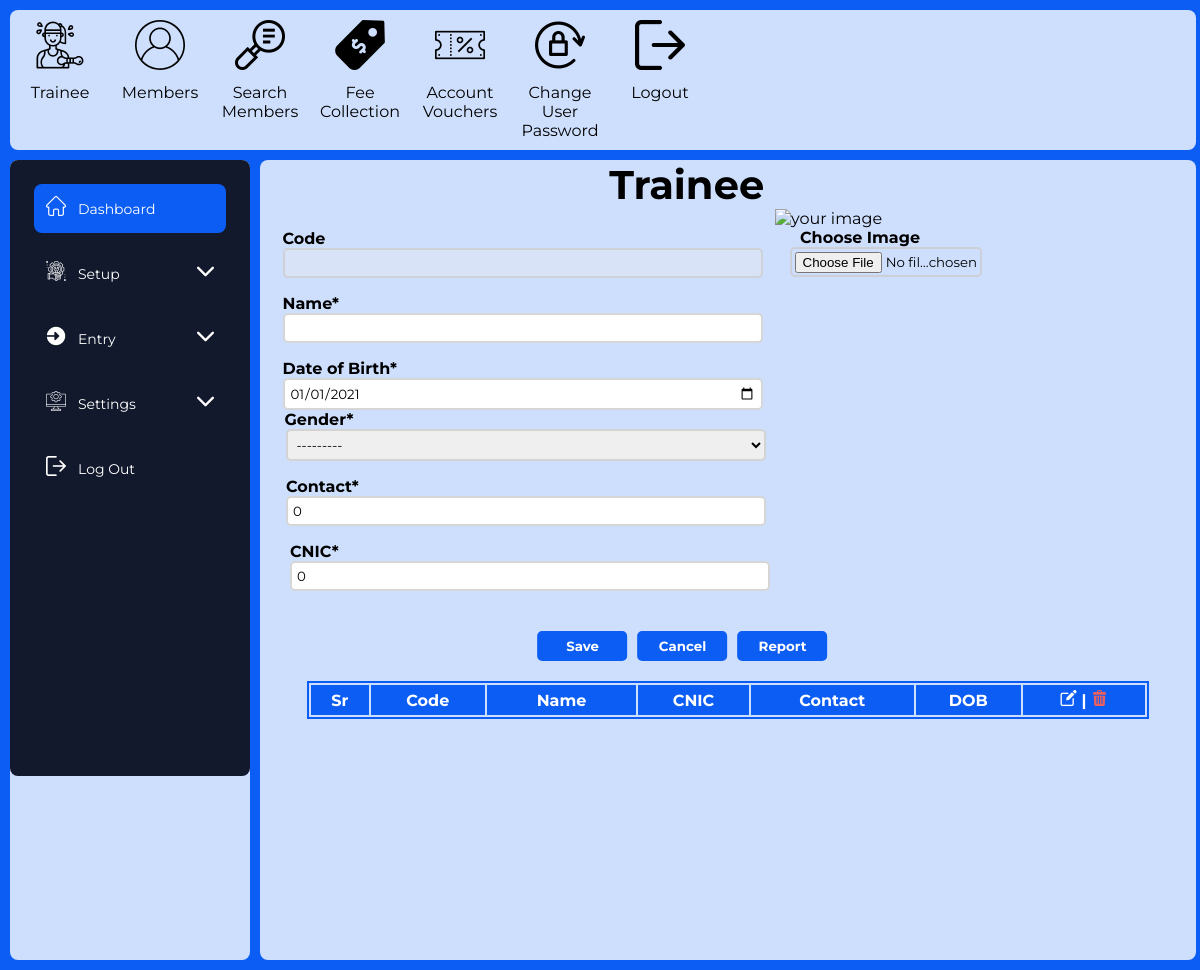
Page /traniee/ (signed in) on the earlier database version.
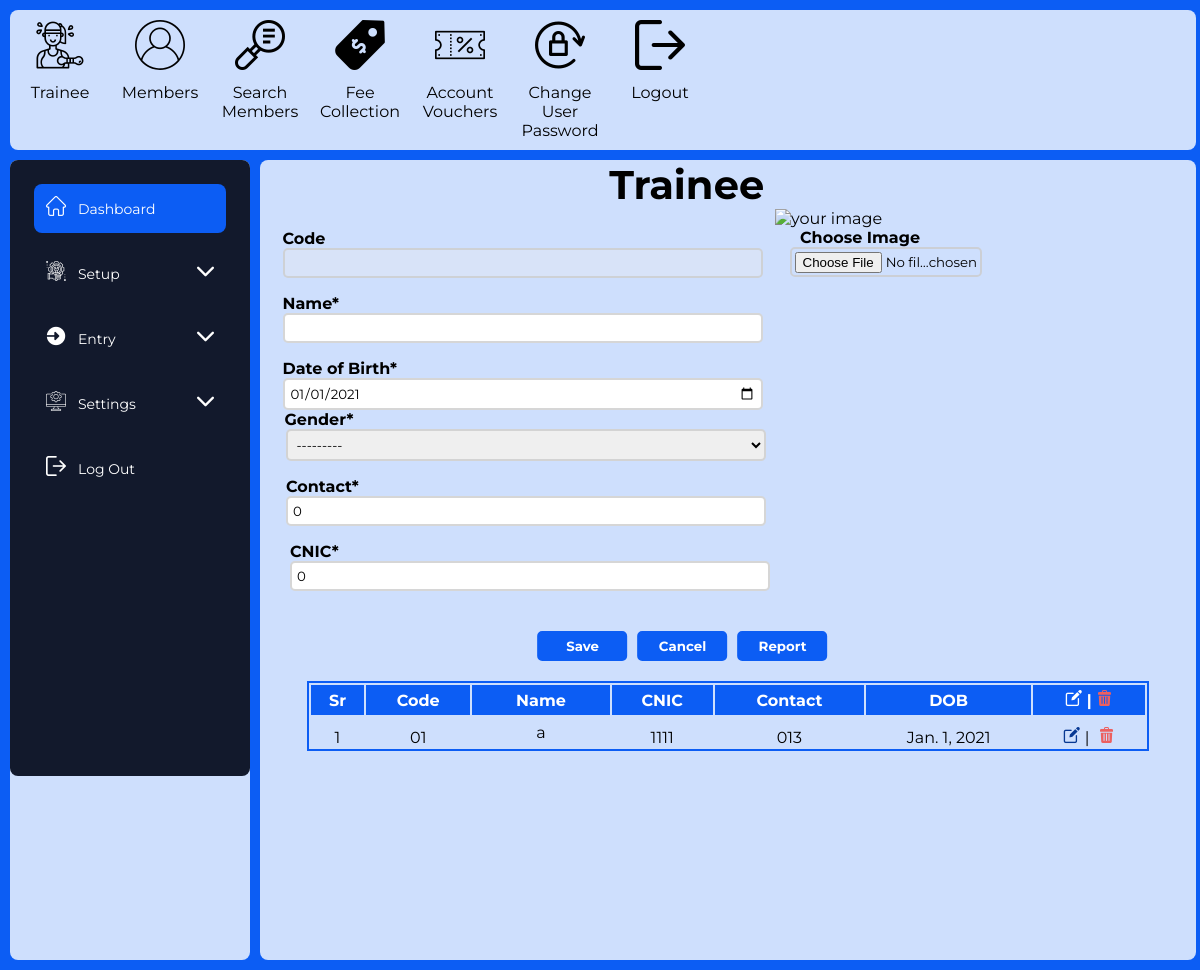
Same page on the later database version.
### gymapp/models.py (models this page shows, shortened)
class Trainee(models.Model):
    CHOICES = (
        ('M', 'Male'),
        ('F', 'Female'),
    )
    code = models.CharField(max_length=100, default=0)
    name = models.CharField(max_length=100, blank=True)
    gender = models.CharField(max_length=100, blank=True, choices=CHOICES)
    cnic = models.CharField(max_length=100, blank=True, default=0)
    contact = models.CharField(max_length=100, blank=True, default=0)
    dob = models.DateField(blank=True, null=True,default='2021-01-01')
    image = models.ImageField(upload_to='trainee/',
                              default='trainee/defaultpic.png', blank=True, null=True)
    primaryno = models.AutoField(primary_key=True)

### gymapp/views.py (the view, shortened to what this page needs)
# urls.py: path('traniee/', views.trainee, name='trainee'),
@login_required(login_url='login')
def trainee(request):
    form = Trainee_f()
    trainies = Trainee.objects.all()
    context = {'form': form, 'trainies': trainies}
    num = [0]
    for e in trainies:
        num.append(int(e.code))
    code = int(max(num))
    return render(request, 'gymtime/trainee.html', context)

### gymapp/forms.py
class Trainee_f(ModelForm):
    class Meta:
        model = Trainee
        fields = ['name', 'gender', 'cnic','dob' ,'contact','image',]

### gymapp/templates/gymtime/trainee.html (shortened to what this page needs)
{% extends 'gymtime/dashboard.html' %}{% load static %}{% block content %}
<div class="item3">
  <form action="" method="POST" enctype="multipart/form-data">
    <section class="trainee-inputs">
      <h1 class="trainee-main-heading">Trainee</h1>
      <div id="trainee-left-right">
        <div class="trainee-left">
          <div class="trainee-first-line">
            <div class="trainee-first-line-input">
              <label class="trainee-first-line-input-text-first"><span>Code</span><input type="text" disabled class="
                          trainee-first-line-input-text
                          trainee-first-line-input-text-first
                        " /></label>
              <label><span>Name*</span>
                <div class="
                          trainee-first-line-input-text
                          trainee-first-line-input-text-second
                        ">
                  {{form.name}}
                </div>
              </label>
              <label class="trainee-first-line-input-text-third"><span>Date of Birth*</span>
                <div class="
                          trainee-first-line-input-text
                          trainee-first-line-input-text-third
                        ">
                  {{form.dob}}
                </div>
              </label>
            </div>
          </div>
          <div class="trainee-second-line">
            <label class="trainee-second-line-text"><span>Gender*</span>{{form.gender}}</label>
            <label class="trainee-second-line-text-label-caontact"><span>Contact*</span>
              <div class="trainee-second-line-text">{{form.contact}}</div>
            </label>
            <label class="trainee-second-line-text-label-cnic"><span>CNIC*</span>
              <div class="trainee-second-line-text">{{form.cnic}}</div>
            </label>
          </div>
        </div>
        <div class="trainee-right">
          <img id="blah" src="#" alt="your image" width="150" height="150" />
          <label class="trainee-first-line-input-text-fourth"><span>Choose Image</span>
            <div class="
                      trainee-first-line-input-text
                      trainee-first-line-input-text-fourth
                    ">
              {{form.image}}
            </div>
          </label>
        </div>
      </div>
    </section>
    <section class="trainee">
      <div class="trainee-buttons">
        <button class="trainee-buttons-button trainee-buttons-button-save" id="trainee-buttons-button-save"
          type="submit" name="save">
          Save
        </button>
        <button class="trainee-buttons-button trainee-buttons-button-cancel" type="reset" name="cancel">
          Cancel
        </button>
        <button class="trainee-buttons-button trainee-buttons-button-report">
          Report
        </button>
      </div>
    </section>
  </form>
  <section class="trainee-table">
    <table>
      <thead>
        <tr>
          <th>Sr</th>
          <th>Code</th>
          <th class="trainee-table-name">Name</th>
          <th>CNIC</th>
          <th>Contact</th>
          <th>DOB</th>
          <th>
            <i class="flaticon-edit"></i><span>|</span><i class="flaticon-trash trash"></i>
          </th>
        </tr>
      </thead>
      <tbody>
        {% for traine in trainies%}
        <tr>
          <td>{{forloop.counter}}</td>
          <td>{{traine.code}}</td>
          <td class="trainee-table-name">{{traine.name}}</td>
          <td>{{traine.cnic}}</td>
          <td>{{traine.contact}}</td>
          <td>{{traine.dob}}</td>
          <td>
            <a href="{% url 'updatetrainee' traine.primaryno %}" class="trainee-table-icon trainee-table-edit"><i
                class="flaticon-edit edit"></i></a><span>|</span>
            <a href="{% url 'deletetrainee' traine.primaryno %}" class="trainee-table-icon trainee-table-delete"><i
                class="flaticon-trash trash"></i></a>
          </td>
        </tr>
        {% endfor %}
      </tbody>
    </table>
  </section>
</div>
{% endblock %}

### gymapp/templates/gymtime/dashboard.html (shortened to what this page needs)
{% load static %}
<!DOCTYPE html>
<html lang="en">
<head>
    <link rel="stylesheet" href="{% static 'css/flaticon.css' %}" />
    <link rel="stylesheet" href="{% static 'css/all.min.css' %}" />
    <link rel="stylesheet" href="{% static 'css/main.css' %}" type="text/css" />
    <link href="{% static 'css/responsive.css' %}" type="text/css" rel="stylesheet" />
</head>
<body>
    <div class="logout">
        <div class="grid-container">
            <div class="item1">
                <div id="user-set">
                    <section class="topmenu">
                        <div class="topmenu-link">
                            <a href="{% url 'trainee' %}" class="topmenu-link-icon"><i class="flaticon-trainer"></i></a>
                            <a href="{% url 'trainee' %}" class="topmenu-link-description">Trainee</a>
                        </div>
                        <div class="topmenu-link">
                            <a href="{% url 'members' %}" class="topmenu-link-icon"><i class="flaticon-user-1"></i></a>
                            <a href="{% url 'members' %}" class="topmenu-link-description">Members</a>
                        </div>
                        <div class="topmenu-link">
                            <a href="{% url 'member_search' %}" class="topmenu-link-icon"><i
                                    class="flaticon-inquiry"></i></a>
                            <a href="{% url 'member_search' %}" class="topmenu-link-description">Search Members</a>
                        </div>
                        <div class="topmenu-link">
                            <a href="{% url 'transactions' %}" class="topmenu-link-icon"><i
                                    class="flaticon-fees"></i></a>
                            <a href="{% url 'transactions' %}" class="topmenu-link-description">Fee Collection</a>
                        </div>
                        <div class="topmenu-link">
                            <a href="{% url 'accountsvoucher' %}" class="topmenu-link-icon"><i
                                    class="flaticon-coupon"></i></a>
                            <a href="{% url 'accountsvoucher' %}" class="topmenu-link-description">Account Vouchers</a>
                        </div>
                        <div class="topmenu-link">
                            <a href="{% url 'changepassword' %}" class="topmenu-link-icon"><i
                                    class="flaticon-rotation-lock"></i></a>
                            <a href="{% url 'changepassword' %}" class="topmenu-link-description">Change User
                                Password</a>
                        </div>
                        <div class="topmenu-link">
                            <a href="#" class="topmenu-link-icon topmenu-link-description-logout"><i
                                    class="flaticon-logout"></i></a>
                            <a href="#" class="topmenu-link-description topmenu-link-description-logout">Logout</a>
                        </div>
                    </section>
                </div>
            </div>
            <div class="item2">
                <div id="body-pd">
                    <div class="l-navbar" id="navbar">
                        <nav class="nav">
                            <div>
                                <div class="nav__list">
                                    <a href="{% url 'dashboard' %}" class="nav__link active">
                                        <i class="flaticon-home nav__icon"></i>
                                        <span class="nav__name">Dashboard</span>
                                    </a>
                                    <div class="nav__link collapse">
                                        <i class="flaticon-maintenance nav__icon"></i>
                                        <span class="nav__name">Setup</span>
                                        <i class="
                            flaticon-arrow-down-sign-to-navigate
                            collapse__link
                          "></i>
                                    </div>
                                    <div class="nav__link collapse">
                                        <i class="flaticon-enter nav__icon"></i>
                                        <span class="nav__name">Entry</span>
                                        <i class="
                            flaticon-arrow-down-sign-to-navigate
                            collapse__link
                          "></i>
                                    </div>
                                    <div class="nav__link collapse">
                                        <i class="flaticon-settings nav__icon"></i>
                                        <span class="nav__name">Settings</span>
                                        <i class="
                            flaticon-arrow-down-sign-to-navigate
                            collapse__link
                          "></i>
                                    </div>
                                </div>
                            </div>
                            <a href="#" class="nav__link topmenu-link-description-logout2">
                                <i class="flaticon-logout nav__icon topmenu-link-description-logout2"></i></ion-icon>
                                <span class="nav__name topmenu-link-description-logout2">Log Out</span>
                            </a>
                        </nav>
                    </div>
                </div>
            </div>
            {% block content %}{% endblock %}
        </div>
    </div>
</body>
</html>

### static/css/responsive.css (style rules this page uses)
@media only screen and (min-device-width: 768px) and (max-device-width: 1024px) { label input, select, option { width: 30rem !important; } }
@media only screen and (min-device-width: 768px) and (max-device-width: 1024px) { .trainee-first-line { display: -webkit-box !important; display: -ms-flexbox !important; display: flex !important; -ms-flex-wrap: wrap !important; flex-wrap: wrap !important; -webkit-box-orient: vertical !important; -webkit-box-direction: normal !important; -ms-flex-direction: column !important; flex-direction: column !important; -webkit-box-align: center !important; -ms-flex-align: center !important; align-items: center !important; -webkit-box-pack: center !important; -ms-flex-pack: center !important; justify-content: center !important; gap: 1rem !important; -webkit-box-flex: 1; -ms-flex: 1; flex: 1; } }
@media only screen and (min-device-width: 768px) and (max-device-width: 1024px) { .trainee-first-line-input { display: -webkit-box !important; display: -ms-flexbox !important; display: flex !important; -ms-flex-wrap: wrap !important; flex-wrap: wrap !important; -webkit-box-orient: vertical !important; -webkit-box-direction: normal !important; -ms-flex-direction: column !important; flex-direction: column !important; -webkit-box-align: center !important; -ms-flex-align: center !important; align-items: center !important; -webkit-box-pack: center !important; -ms-flex-pack: center !important; justify-content: center !important; gap: 1rem !important; -webkit-box-flex: 1; -ms-flex: 1; flex: 1; } }
@media only screen and (min-device-width: 768px) and (max-device-width: 1024px) { .trainee-second-line { display: -webkit-box !important; display: -ms-flexbox !important; display: flex !important; -ms-flex-wrap: wrap !important; flex-wrap: wrap !important; -webkit-box-orient: vertical !important; -webkit-box-direction: normal !important; -ms-flex-direction: column !important; flex-direction: column !important; -webkit-box-align: center !important; -ms-flex-align: center !important; align-items: center !important; -webkit-box-pack: center !important; -ms-flex-pack: center !important; justify-content: center !important; gap: 1rem !important; -webkit-box-flex: 1; -ms-flex: 1; flex: 1; } }
@media only screen and (min-device-width: 768px) and (max-device-width: 1024px) { #blah { margin-left: 0 !important; } }
@media only screen and (min-device-width: 768px) and (max-device-width: 1024px) { #id_image { width: 12rem !important; } }
@media only screen and (min-device-width: 768px) and (max-device-width: 1024px) { .trainee-second-line-text { width: inherit !important; } }
@media only screen and (min-device-width: 768px) and (max-device-width: 1024px) { .grid-container > div[class="item3"] { min-height: 100vh; } }

Differences in the rows shown:
added Trainee: code "01", name "a", cnic "1111", contact "013", dob "Jan. 1, 2021"
